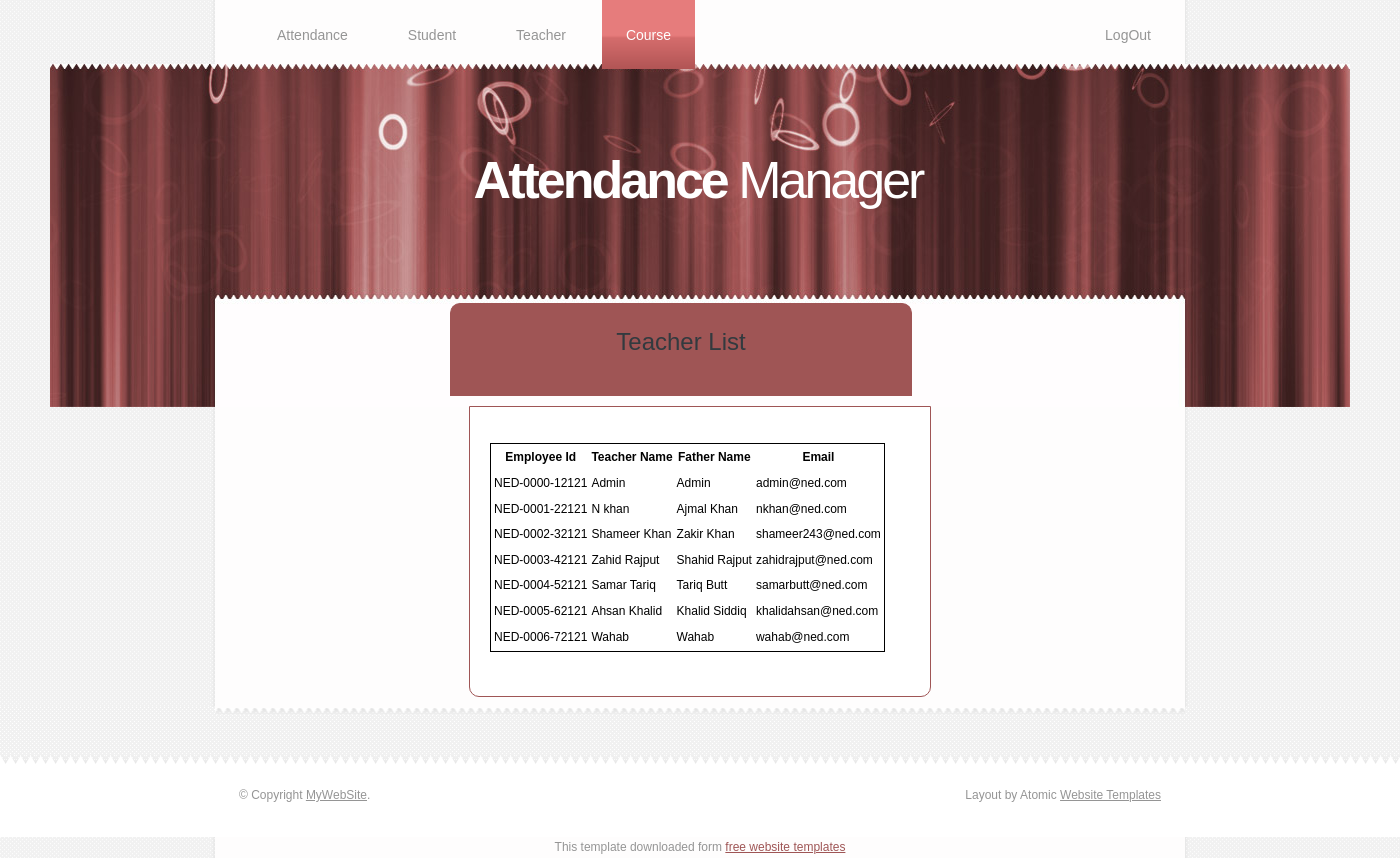
The app's page /teacher_list.php with its own data.
### tables this page shows
CREATE TABLE `teacher` (
  `Teacher_Id` int(11) NOT NULL,
  `Employee_Id` varchar(255) NOT NULL,
  `Teacher_Name` varchar(255) NOT NULL,
  `Father_Name` varchar(255) DEFAULT NULL,
  `Gender` varchar(10) DEFAULT NULL,
  `Cell_No` varchar(255) DEFAULT NULL,
  `Email` varchar(255) NOT NULL,
  `PasswordHash` varchar(255) NOT NULL,
  `Address` varchar(500) DEFAULT NULL
);

### teacher_list.php (the view, shortened to what this page needs)
<!DOCTYPE html PUBLIC "-//W3C//DTD XHTML 1.0 Transitional//EN" "http://www.w3.org/TR/xhtml1/DTD/xhtml1-transitional.dtd">
<html xmlns="http://www.w3.org/1999/xhtml">
<head>
<link href="style1.css" rel="stylesheet" type="text/css" />
</head>
<body>
<div class="main">
  <div class="header">
    <div class="header_resize">
      <div class="menu_nav">
        <ul>
           <li ><a href="attendance.php">Attendance</a></li>
          <li><a href="students.php">Student</a></li>
          <li><a href="teachers.php">Teacher</a></li>
          <li class="active"><a href="#">Course</a></li>
          <li style="float:right;" ><a href="login.php">LogOut</a></li>
        </ul>
      </div>
      <div class="logo">
        <h1><a href="index.html">Attendance <span>Manager</span> </a> <small></small></h1>
      </div>
    </div>
  </div>
  <div class="head">
		<h2>Teacher List</h2>
	</div>
  <div class="content1">
    <div class="content_resize">
    <?php
		$servername = "localhost";
        $username = "root";
        $password = "";
        $dbname = "attendance_management";
        try {
                $conn = new PDO("mysql:host=$servername;dbname=$dbname", $username, $password);
                $conn->setAttribute(PDO::ATTR_ERRMODE, PDO::ERRMODE_EXCEPTION);
                }
        catch(PDOException $e)
                {
                }
        $sql = $conn->prepare("SELECT Employee_Id, Teacher_Name, Father_Name, Email FROM teacher");
        $sql->execute();
        $teachers = $sql->fetchAll();
        echo "<table style='border:  solid 1px black;color:black'>
        <tr>
        <th>Employee Id</th>
        <th>Teacher Name</th>
        <th>Father Name</th>
        <th>Email</th>
        </tr>
        ";
        if(count($teachers) != 0)
        {
            foreach($teachers as $teacher)
            {
                echo "<tr><td>". $teacher['Employee_Id']
                ."</td><td>" . $teacher['Teacher_Name']
                ."</td><td>" . $teacher['Father_Name']
                ."</td><td>" . $teacher['Email']
                ."</tr>";
            }
        }
        else
        {
            echo "No teachers.";
        }
        echo "</table>";
    ?>
    </div>
  </div>
  <div class="fbg">
    <div class="fbg_resize">
    </div>
  </div>
  <div class="footer">
    <div class="footer_resize">
      <p class="lf">&copy; Copyright <a href="#">MyWebSite</a>.</p>
      <p class="rf">Layout by Atomic <a href="http://www.atomicwebsitetemplates.com/">Website Templates</a></p>
    </div>
  </div>
</div>
<div align=center>This template  downloaded form <a href='http://all-free-download.com/free-website-templates/'>free website templates</a></div></body>
</html>

### style1.css (style rules this page uses)
body { margin:0; padding:0; width:100%; color:#959595; font:normal 12px/1.8em Arial, Helvetica, sans-serif; }
html, .main { padding:0; margin:0; }
html { background:url(images/main_bg.gif) repeat center center; }
body { background:url(images/content_bg.gif) repeat-y center center; }
.main { background:url(images/header_bg.jpg) no-repeat center 64px; }
.logo { padding:0; float:left; width:auto; }
h1 { margin:0; padding:80px 0; width:970px; color:#fff; font:bold 52px/1.2em Arial, Helvetica, sans-serif; letter-spacing:-3px; text-align:center; }
h1 span { font-weight:normal; }
h1 a, h1 a:hover { color:#fff; text-decoration:none; }
h1 small { display:block; padding:0 6px 2px; font:normal 11px/1.2em Arial, Helvetica, sans-serif; letter-spacing:normal; }
h2 { font:normal 24px/1.5em Arial, Helvetica, sans-serif; padding:0 0 8px; margin:0 0 8px; color:#323a3f; }
p { margin:8px 0; padding:0 0 8px 0; font:normal 12px/1.8em Arial, Helvetica, sans-serif; }
a { color:#9f5555; text-decoration:underline; }
.header, .content, .menu_nav, .fbg, .footer, form, ol, ol li, ul, .content .mainbar, .content .sidebar { margin:0; padding:0; }
.header_resize { margin:0 auto; padding:0; width:974px; }
.menu_nav { margin:0; padding:0 0 0 40px; height:69px; }
.menu_nav ul { list-style:none; height:69px; }
.menu_nav ul li { margin:0 12px 0 0; padding:0; float:left; }
.menu_nav ul li a { display:block; margin:0; padding:25px 24px 22px; color:#959595; text-decoration:none; font-size:14px; }
.menu_nav ul li.active a, .menu_nav ul li a:hover { color:#fff; background:url(images/menu_a.gif) repeat-x left top; }
.content_resize { margin:0 auto; padding:16px 0 24px; width:970px; }
.fbg { background:url(images/main_bg.gif) repeat center center; }
.fbg_resize { margin:0 auto; width:890px; padding:24px 40px; background:url(images/fbg_bg.gif) repeat-x center top; }
.footer { background:#fff url(images/footer_bg.gif) repeat-x center top; }
.footer_resize { margin:0 auto; padding:26px; width:922px; color:#959595; }
.footer p { margin:0; padding:4px 0; }
.footer a { color:#959595; text-decoration:underline; }
.footer .lf { float:left; }
.footer .rf { float:right; }

### teacher_list.php (style rules this page uses)
.head { width: 30%; color: white; background: #9f5555; text-align: center; border: 1px solid #9f5555; border-bottom: none; border-radius: 10px 10px 0px 0px; padding: 20px; margin-left:450px; margin-top:10px; }
form, .content1 { width: 30%; margin: 10px auto; padding: 20px; border: 1px solid #9f5555; background: white; border-radius: 0px 0px 10px 10px; }

### records on screen
teacher: Employee_Id "NED-0000-12121", Teacher_Name "Admin", Father_Name "Admin", Email "admin@ned.com"
teacher: Employee_Id "NED-0001-22121", Teacher_Name "N khan", Father_Name "Ajmal Khan", Email "nkhan@ned.com"
teacher: Employee_Id "NED-0002-32121", Teacher_Name "Shameer Khan", Father_Name "Zakir Khan", Email "shameer243@ned.com"
teacher: Employee_Id "NED-0003-42121", Teacher_Name "Zahid Rajput", Father_Name "Shahid Rajput", Email "zahidrajput@ned.com"
teacher: Employee_Id "NED-0004-52121", Teacher_Name "Samar Tariq", Father_Name "Tariq Butt", Email "samarbutt@ned.com"
teacher: Employee_Id "NED-0005-62121", Teacher_Name "Ahsan Khalid", Father_Name "Khalid Siddiq", Email "khalidahsan@ned.com"
teacher: Employee_Id "NED-0006-72121", Teacher_Name "Wahab", Father_Name "Wahab", Email "wahab@ned.com"
